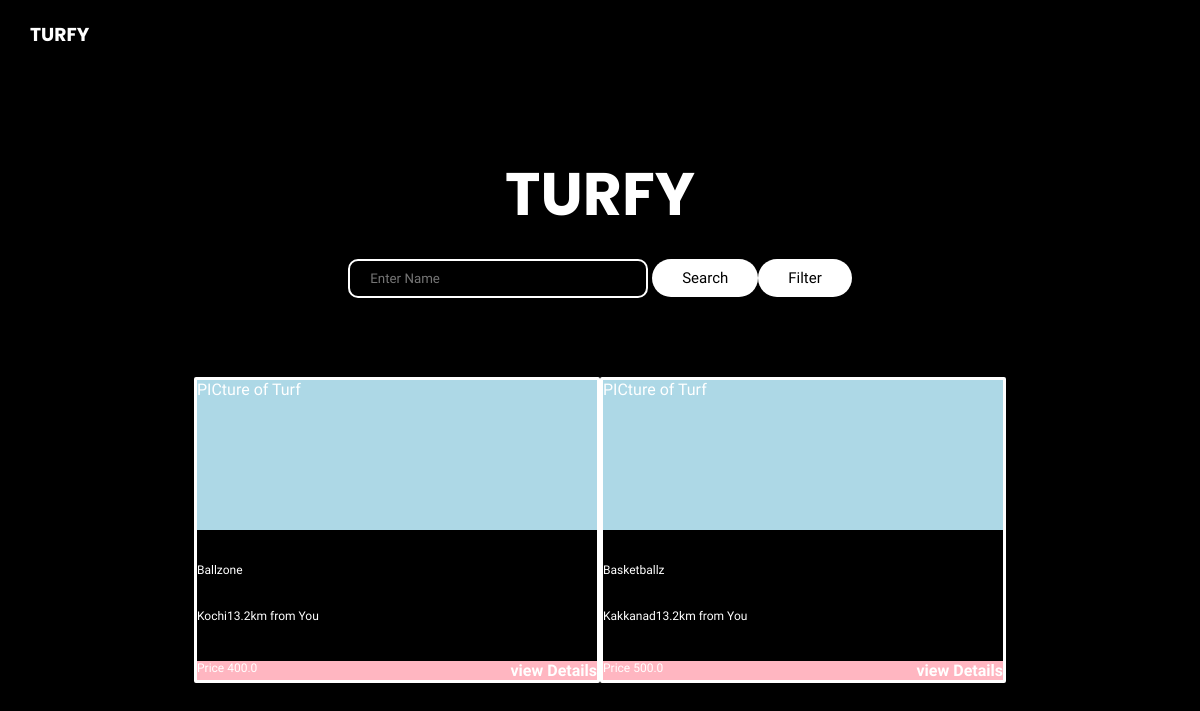
Page /search-turfs/ on the earlier database version.
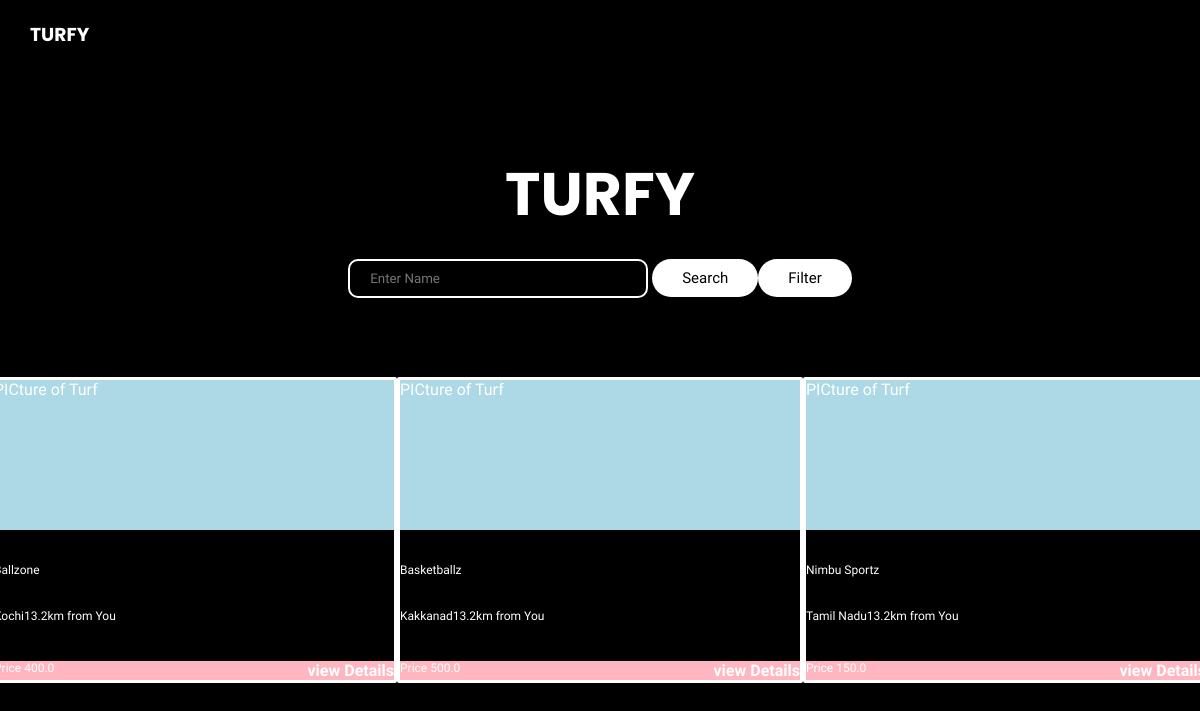
Same page on the later database version.
### app/models.py (models this page shows, shortened)
class Turf(models.Model):
    TYPE =  (
        ("5s","5s"),
        ("7s","7s")
    )
    user = models.ForeignKey(User, null=True, on_delete=models.SET_NULL)
    ownerName = models.CharField("Owner Name", max_length=25, null=True)
    turfName = models.CharField("Turf Name", max_length=25, null=True)
    location = models.CharField("Location ", max_length=200, null=True)
    phoneNumber = models.CharField("Phone Number", max_length=25, null=True)
    pricePerSlot = models.FloatField("Price Per Slot", max_length=3, null=True)
    fieldSize = models.CharField("fieldSize",max_length=3,choices=TYPE, null=False, default="5s")
    slots = models.ManyToManyField(TimeSlot, blank=True)
    dateCreated = models.DateTimeField("Date Created", auto_now_add=True)

### app/views.py (the view)
# urls.py: path('search-turfs/', views.searchTurfs, name='searchTurfs'),
def searchTurfs(request):
    turfs = Turf.objects.all()
    context = {
        'turfs':turfs,
    }
    return render(request, 'app/searchTurf.html', context)

### app/templates/app/searchTurf.html (shortened to what this page needs)
{% extends 'app/main.html' %}
{% load static %}
{% block content %}
    <h1>TURFY</h1>
    <div style="display: flex; justify-content: space-between;">
        <div>
            <input type="search" placeholder="Enter Name"></input>
            <button class="search">Search</button>
        </div>
        <div>
            <button class="filter-button">Filter</button>
        </div>
    </div>
    <br>
    <div style="display: flex;flex-direction: row; justify-content: space-between;">
        {% for turf in turfs %}
        <div style="border-radius: 2px;border-color: grey;width: 400px;height: 300px;border: solid;display: flex;flex-direction: column;justify-content: space-between;">
            <div style="background-color: lightblue; height: 150px;">PICture of Turf</div>
            <div>
                <p>{{turf.turfName}}</p>
            </div>
            <div style="display: flex;vertical-align: top;">
                <p>{{turf.location}}</p><br>
                <p>13.2km from You</p>
            </div>
            <div style="background-color: lightpink;justify-content: right;display: flex;flex-direction: row;justify-content: space-between;">
                <p>Price {{turf.pricePerSlot}}</p>
                <a href="{% url 'viewTurf' turf.id %}">view Details </a>
            </div>
        </div>
        {% endfor %}
    </div>
{% endblock %}

### app/templates/app/main.html (shortened to what this page needs)
{% load static %}
<!DOCTYPE html>
<html lang="en">
  <head>
    <link rel="stylesheet" href="{% static 'css/styles.css' %}" />
  </head>
  <body class="body">
    {% include 'app/navbar.html' %}
    {% block content %} {% endblock %}
  </body>
</html>

### app/templates/app/navbar.html (shortened to what this page needs)
<nav>
  <h3>TURFY</h3>
</nav>

### static/css/styles.css (style rules this page uses)
* { margin: 0; padding: 0; font-family: 'Plus Jakarta Sans', sans-serif; color: white; transition: all 0.3s ease; }
p { font-size: 12px; }
h1, h2, h3, h4, h5 { font-family: 'Poppins', sans-serif; margin-top: 1em; }
h1 { font-size: 60px; }
a { color: inherit; text-decoration: none; font-weight: bold; }
body { background-color: black; display: flex; flex-direction: column; justify-content: space-around; align-items: center; gap: 20px; }
input, select, option { background-color: transparent; padding: 10px 20px; border-radius: 10px; border: none; border: solid 2px white; min-width: 300px; margin-bottom: 20px; }
nav { display: flex; justify-content: space-between; align-items: center; width: 100%; padding-block: 20px; }
nav h3 { padding-inline: 30px; margin: 0; }
button, .btn { background-color: white; font-size: 15px; color: black; padding: 10px 30px; font-weight: 500; border: none; border-radius: 30px; }

Differences in the rows shown:
added Turf: turfName "Nimbu Sportz", location "Tamil Nadu", pricePerSlot "150.0"
